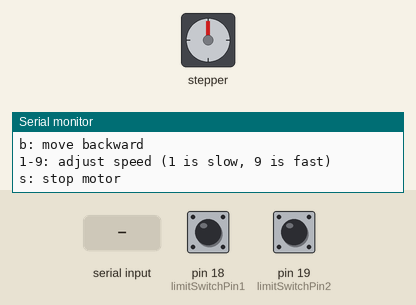
Recording of a sketch running on a simulated Arduino Uno, built with avr-gcc and run on an emulated ATmega328P. On the bench: stepper motor, the last lines printed to the serial monitor. Wiring (inferred from the names in the program): stepper motor driver (800 steps per turn assumed): step pin 4; direction pin 2. Inputs (shaded band) come from the test bench; at power-on: pin 18 (limitSwitchPin1) HIGH, pin 19 (limitSwitchPin2) HIGH.

Above: at 1.2 s.
1.3 s: pin 18 (limitSwitchPin1) pulled LOW for 0.15 s
At 1.75 s:
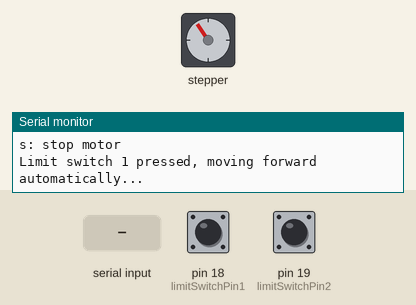
4.3 s: "s90\n" received over Serial
At 4.3 s:
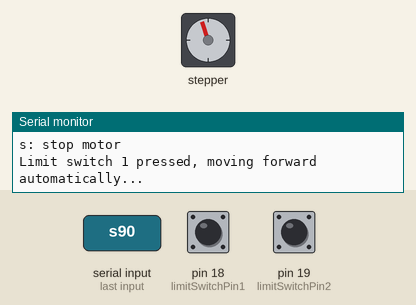
5.8 s: pin 19 (limitSwitchPin2) pulled LOW for 0.15 s
At 6.25 s:
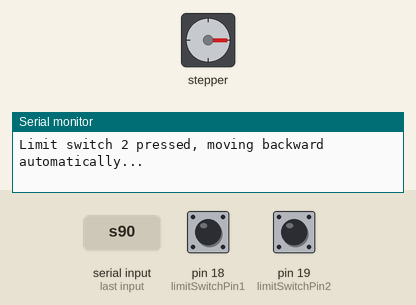
Timing chart, 0 to 14.9 s (numbered marks = the images above; inputs shaded):
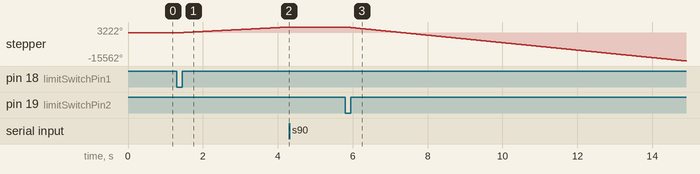

Measured:
- after the input at 1.3 s, stepper: keeps turning clockwise at about 1074°/s, starting at once
- after the input at 4.3 s, stepper: stops changing and stays 3222°
- after the input at 5.8 s, stepper: keeps turning counter-clockwise at about 2064°/s, starting at once

The sketch:

motor_stepper_v3.ino
```cpp
// Define the pins connected to the limit switches
const int limitSwitchPin1 = 18; // GPIO pin 18
const int limitSwitchPin2 = 19; // GPIO pin 23

// Define stepper motor connections and steps per revolution
#define dirPin 2
#define stepPin 4
#define stepsPerRevolution 800  // Change this to match 800 steps per revolution

int stepDelay = 400;  // Step delay for faster movement (in microseconds)
bool motorRunning = false;  // To track whether the motor is running
bool autoControl = false;   // To track if limit switches are controlling the motor
unsigned long lastStepTime = 0;  // To track the timing of each step

unsigned long debounceDelay = 50; // Debounce delay in milliseconds4as
unsigned long switch1LastPressTime = 0;
unsigned long switch2LastPressTime = 0;
unsigned long switch1PressedDuration = 0;
unsigned long switch2PressedDuration = 0;

// Debounced states for limit switches
bool switch1DebouncedState = HIGH;
bool switch2DebouncedState = HIGH;

void setup() {
  // Declare pins as output:
  pinMode(stepPin, OUTPUT);
  pinMode(dirPin, OUTPUT);

  // Configure the limit switch pins as input with pull-up resistors
  pinMode(limitSwitchPin1, INPUT_PULLUP);
  pinMode(limitSwitchPin2, INPUT_PULLUP);

  // Initialize serial communication at 9600 bits per second:
  Serial.begin(9600);

  // Print instructions to serial monitor
  Serial.println("Enter commands to control the stepper motor:");
  Serial.println("f: move forward");
  Serial.println("b: move backward");
  Serial.println("1-9: adjust speed (1 is slow, 9 is fast)");
  Serial.println("s: stop motor");
}

void loop() {
  unsigned long currentTime = millis();

  // Debounce limit switch 1
  int currentSwitch1State = digitalRead(limitSwitchPin1);
  if (currentSwitch1State != switch1DebouncedState) {
    if (currentTime - switch1LastPressTime > debounceDelay) {
      switch1DebouncedState = currentSwitch1State;
      switch1LastPressTime = currentTime;

      // Handle switch 1 press
      if (switch1DebouncedState == LOW) {
        switch1PressedDuration = currentTime;
        Serial.println("Limit switch 1 pressed, moving forward automatically...");
        motorRunning = true;
        autoControl = true;
        digitalWrite(dirPin, HIGH);  // Set direction to forward
      }
    }
  } else if (switch1DebouncedState == LOW && (currentTime - switch1PressedDuration) > 5000) {
    // If the limit switch 1 has been held LOW for more than 5 seconds
    Serial.println("Fault detected: Limit switch 1 stuck.");
    motorRunning = false;  // Stop motor on fault
  }

  // Debounce limit switch 2
  int currentSwitch2State = digitalRead(limitSwitchPin2);
  if (currentSwitch2State != switch2DebouncedState) {
    if (currentTime - switch2LastPressTime > debounceDelay) {
      switch2DebouncedState = currentSwitch2State;
      switch2LastPressTime = currentTime;

      // Handle switch 2 press
      if (switch2DebouncedState == LOW) {
        switch2PressedDuration = currentTime;
        Serial.println("Limit switch 2 pressed, moving backward automatically...");
        motorRunning = true;
        autoControl = true;
        digitalWrite(dirPin, LOW);  // Set direction to backward
      }
    }
  } else if (switch2DebouncedState == LOW && (currentTime - switch2PressedDuration) > 5000) {
    // If the limit switch 2 has been held LOW for more than 5 seconds
    Serial.println("Fault detected: Limit switch 2 stuck.");
    motorRunning = false;  // Stop motor on fault
  }

  // Handle motor movement
  if (motorRunning) {
    unsigned long currentMicros = micros();
    if (currentMicros - lastStepTime >= stepDelay) {
      digitalWrite(stepPin, HIGH);
      delayMicroseconds(10); // Brief pulse
      digitalWrite(stepPin, LOW);
      lastStepTime = currentMicros;  // Update last step time
    }
  }

  // Handle manual control (Serial Commands)
  if (Serial.available() > 0) {
    char incomingByte = Serial.read();
    handleManualControl(incomingByte);
  }
}

// Function to handle manual control from the serial monitor
void handleManualControl(char incomingByte) {
  switch (incomingByte) {
    case 'f':
      Serial.println("Manual command: Moving forward...");
      motorRunning = true;
      autoControl = false;
      digitalWrite(dirPin, HIGH);  // Set direction to forward
      break;

    case 'b':
      Serial.println("Manual command: Moving backward...");
      motorRunning = true;
      autoControl = false;
      digitalWrite(dirPin, LOW);  // Set direction to backward
      break;

    case 's':
      Serial.println("Manual command: Stopping motor...");
      motorRunning = false;  // Stop the motor
      break;

    case '1' ... '9':  // Speed control (1 to 9)
      stepDelay = map(incomingByte - '0', 1, 9, 1000, 200);  // Map speed to delay range (lower = faster)
      Serial.print("Speed set to ");
      Serial.println(incomingByte - '0');
      break;

    default:
      Serial.println("Invalid command. Use 'f', 'b', 's', or '1-9' to control the motor.");
      break;
  }
}
```
